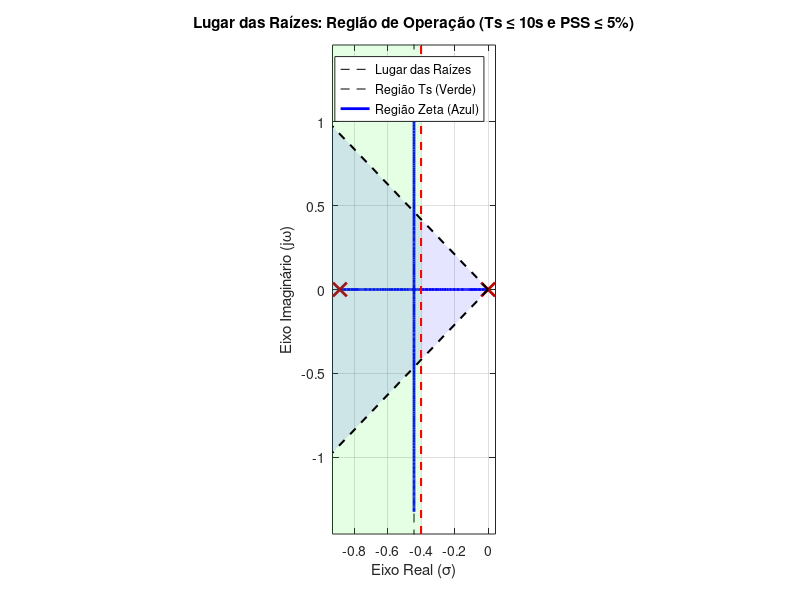

The MATLAB source for this figure:
clear; close all; clc;

% Definição do Sistema
s = tf("s");

% Parametros da planta
G_s = (0.0526)/(s^2 + 0.8842*s);

% Definição dos Requisitos
% Requisito de Tempo
limite_sigma = -0.4;

% Requisito de PSS
zeta_min = 0.6901;
angulo_rad = acos(zeta_min);

% Plotagem do Lugar das Raízes
figure;
rlocus(G_s);
hold on; axis equal; grid on;

% Pegar os limites do grafico para desenhar as regioes ate a borda
limites_x = xlim;
limites_y = ylim;
tamanho_x = abs(limites_x(1));

% Desenhando a Regiao de Ts (Retangulo Verde)
x_ts = [limites_x(1), limite_sigma, limite_sigma, limites_x(1)];
y_ts = [limites_y(1), limites_y(1), limites_y(2), limites_y(2)];
patch(x_ts, y_ts, 'g', 'FaceAlpha', 0.1, 'EdgeColor', 'none');

% Desenhando a Região de PSS (Cone Azul)
altura_y = tamanho_x * tan(angulo_rad);

% Definindo o triangulo (Cone)
x_zeta = [0, -tamanho_x, -tamanho_x];
y_zeta_sup = [0, altura_y, -altura_y];

% Desenha o cone azul ('b' = blue)
patch(x_zeta, y_zeta_sup, 'b', 'FaceAlpha', 0.1, 'EdgeColor', 'none');

% Linhas de Fronteira para destaque
% Linha vertical do Ts
plot([limite_sigma, limite_sigma], limites_y, 'r--', 'LineWidth', 1.5);

% Linhas diagonais do Zeta
% Reta superior
plot([0, -tamanho_x], [0, altura_y], 'k--', 'LineWidth', 1.5); 
% Reta inferior
plot([0, -tamanho_x], [0, -altura_y], 'k--', 'LineWidth', 1.5);

title('Lugar das Raízes: Região de Operação (Ts \leq 10s e PSS \leq 5%)');
xlabel('Eixo Real (\sigma)');
ylabel('Eixo Imaginário (j\omega)');
legend('Lugar das Raízes', 'Região Ts (Verde)', 'Região Zeta (Azul)');

hold off;
